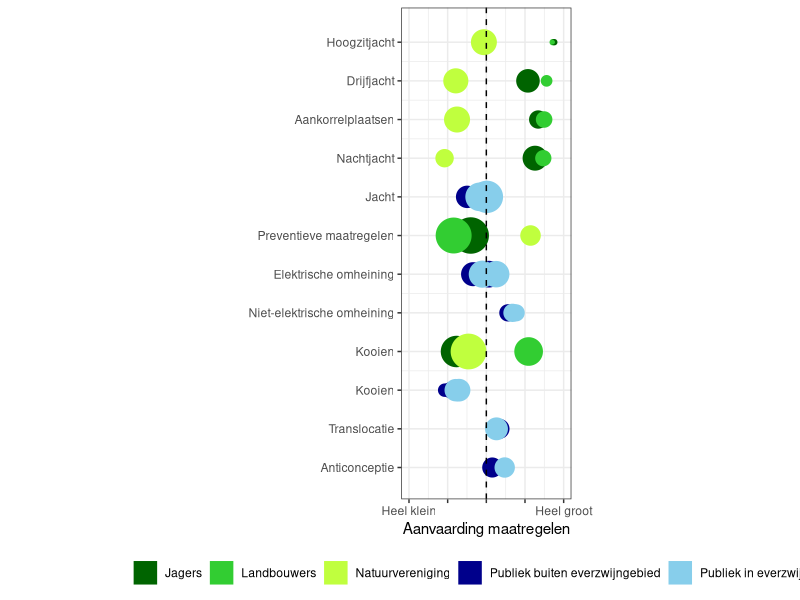
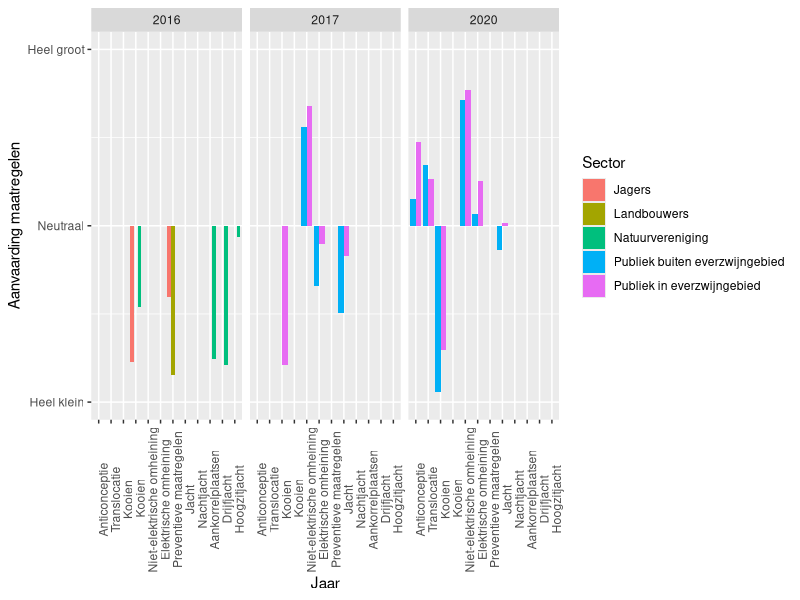
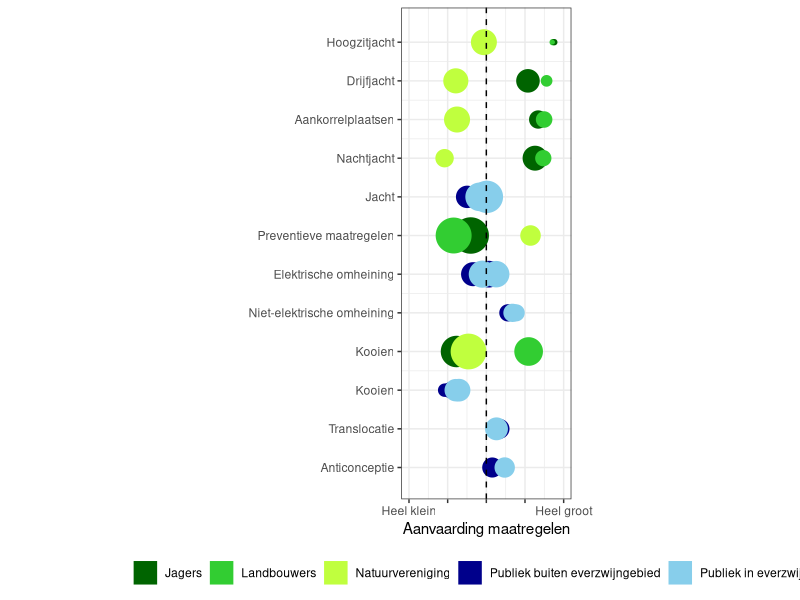
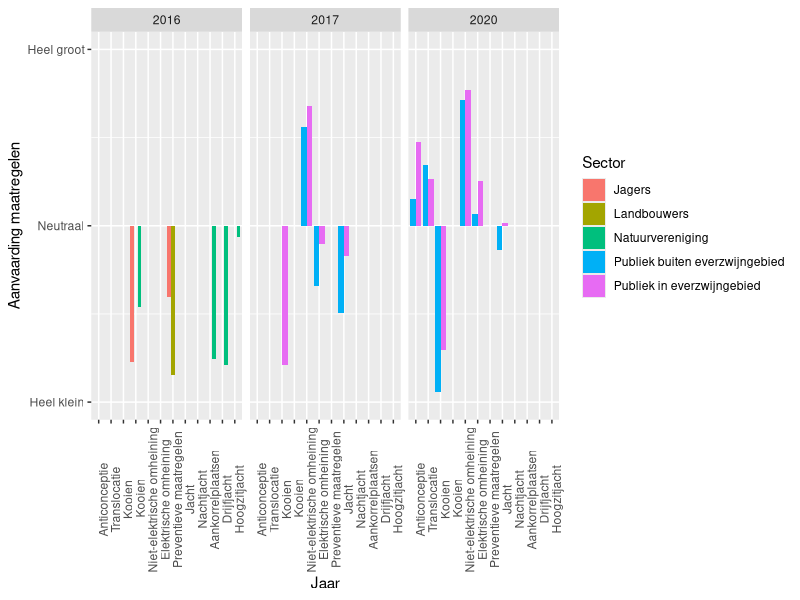

These charts were generated, in order, by the following R code:
## ---- chunk 1
library(tidyverse)
library(ggplot2)
library(ggforce)
## ---- chunk 2
Draagkracht_data <- read.csv("./dashboard/input/maatschappelijke_draagkracht/F14_4.csv",
                         sep = ",",
                         header = TRUE)

Draagkracht_data$Question_label <- as.factor(Draagkracht_data$Question_label)

schaalfactor <- 1

## ---- chunk 3
#Define order 
Draagkracht_data$Question_label <- factor(Draagkracht_data$Question_label, levels = c('Anticonceptie',
                                                                            'Translocatie',
                                                                            'Kooien',
                                                                            ' Kooien',
                                                                            'Niet-elektrische omheining',
                                                                            'Elektrische omheining',
                                                                            'Preventieve maatregelen',
                                                                            'Jacht',
                                                                            'Nachtjacht',
                                                                            'Aankorrelplaatsen',
                                                                            'Drijfjacht',
                                                                            'Hoogzitjacht'))

#PCI plots
Draagkracht_PCI_plot <- ggplot(Draagkracht_data) + 
  geom_point(aes(x = meanAnswer, 
                 y = as.numeric(Question_label)/schaalfactor, colour = Sector))+  
  geom_circle(aes(x0 = meanAnswer, 
                  y0 = as.numeric(Question_label)/schaalfactor, 
                  r = pci2,
                  colour = Sector,
                  fill = Sector )) +
  scale_x_continuous(name = "Aanvaarding maatregelen",
                     limits = c(-2,2),
                     labels = c("Heel klein", "", "", "", "Heel groot")) + 
  scale_y_continuous(name ="",
                     breaks = unique(as.numeric(Draagkracht_data$Question_label)/schaalfactor),
                     labels = unique(Draagkracht_data$Question_label)) + 
  coord_fixed() +
  scale_fill_manual(name = "",
                    values = c("darkgreen", "limegreen", "olivedrab1", "darkblue", "skyblue")) + 
  scale_color_manual(name = "",
                     values = c("darkgreen", "limegreen", "olivedrab1", "darkblue", "skyblue")) +
  geom_vline(xintercept = 0, color = "black", linetype = "dashed")+
  theme_bw()   +theme(legend.position = 'bottom')

  

Draagkracht_PCI_plot

ggsave(plot = Draagkracht_PCI_plot, 
       filename =  "./dashboard/interim/Draagkracht_optie1.jpeg", 
       width = 24, 
       height = 14, 
       units = "cm")
## ---- chunk 4
plot_Draagkracht <- ggplot(data = Draagkracht_data,
                       aes(x = as.factor(Question_label),
                           y = meanAnswer,
                           fill = Sector)) +
  geom_bar(stat = "identity", 
           position = "dodge")  +
  labs(y = "Aanvaarding maatregelen",
       x = "Jaar") +
  facet_grid(~Year) +
  scale_y_continuous(limits = c(-1, 1),
                     breaks = c(-1, 0 ,1),
                     labels = c("Heel klein" ,"Neutraal", "Heel groot"))+
  theme(axis.text.x = element_text(angle = 90))


plot_Draagkracht

ggsave(plot = plot_Draagkracht, 
       filename =  "./dashboard/interim/Draagkracht_optie2.jpeg", 
       width = 24, 
       height = 14, 
       units = "cm")
